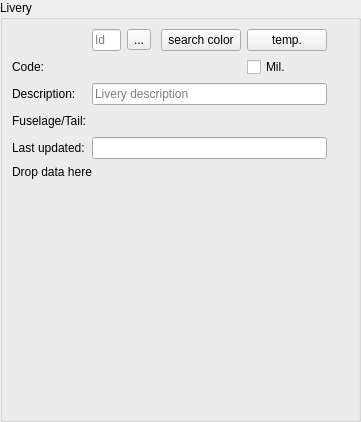
<?xml version="1.0" encoding="UTF-8"?>
<ui version="4.0">
 <class>CLiveryForm</class>
 <widget class="QFrame" name="CLiveryForm">
  <property name="geometry">
   <rect>
    <x>0</x>
    <y>0</y>
    <width>361</width>
    <height>422</height>
   </rect>
  </property>
  <property name="windowTitle">
   <string>Livery editor</string>
  </property>
  <layout class="QVBoxLayout" name="vl_LiveryForm">
   <property name="spacing">
    <number>4</number>
   </property>
   <property name="leftMargin">
    <number>0</number>
   </property>
   <property name="topMargin">
    <number>0</number>
   </property>
   <property name="rightMargin">
    <number>0</number>
   </property>
   <property name="bottomMargin">
    <number>0</number>
   </property>
   <item>
    <widget class="QGroupBox" name="gb_Livery">
     <property name="title">
      <string>Livery</string>
     </property>
     <layout class="QGridLayout" name="gl_Livery" columnstretch="0,1,1,1,0,0">
      <item row="4" column="0">
       <widget class="QLabel" name="lbl_Timestamp">
        <property name="text">
         <string>Last updated:</string>
        </property>
        <property name="buddy">
         <cstring>le_Updated</cstring>
        </property>
       </widget>
      </item>
      <item row="3" column="0">
       <widget class="QLabel" name="lbl_FuselageColor">
        <property name="text">
         <string>Fuselage/Tail:</string>
        </property>
       </widget>
      </item>
      <item row="2" column="0">
       <widget class="QLabel" name="lbl_Description">
        <property name="text">
         <string>Description:</string>
        </property>
        <property name="buddy">
         <cstring>le_Description</cstring>
        </property>
       </widget>
      </item>
      <item row="1" column="0">
       <widget class="QLabel" name="lbl_Code">
        <property name="text">
         <string>Code:</string>
        </property>
       </widget>
      </item>
      <item row="0" column="1">
       <widget class="QLineEdit" name="le_Id">
        <property name="maximumSize">
         <size>
          <width>75</width>
          <height>16777215</height>
         </size>
        </property>
        <property name="placeholderText">
         <string>Id</string>
        </property>
       </widget>
      </item>
      <item row="0" column="4">
       <widget class="QPushButton" name="pb_TempLivery">
        <property name="toolTip">
         <string>&lt;html&gt;&lt;head/&gt;&lt;body&gt;&lt;p&gt;set a 'no color' livery, allowing to create a&lt;br/&gt;temp. DB entry which will later be specified.&lt;/p&gt;&lt;/body&gt;&lt;/html&gt;</string>
        </property>
        <property name="text">
         <string>temp.</string>
        </property>
       </widget>
      </item>
      <item row="2" column="1" colspan="4">
       <widget class="QLineEdit" name="le_Description">
        <property name="placeholderText">
         <string>Livery description</string>
        </property>
       </widget>
      </item>
      <item row="5" column="0" colspan="5">
       <widget class="swift::gui::CDropSite" name="drop_DropData">
        <property name="text">
         <string>Drop data here</string>
        </property>
       </widget>
      </item>
      <item row="1" column="4">
       <widget class="QCheckBox" name="cb_Military">
        <property name="toolTip">
         <string>Military livery</string>
        </property>
        <property name="text">
         <string>Mil.</string>
        </property>
       </widget>
      </item>
      <item row="4" column="1" colspan="4">
       <widget class="QLineEdit" name="le_Updated">
        <property name="readOnly">
         <bool>true</bool>
        </property>
       </widget>
      </item>
      <item row="0" column="3" alignment="Qt::AlignRight">
       <widget class="QPushButton" name="pb_SearchColor">
        <property name="toolTip">
         <string>find a color livery</string>
        </property>
        <property name="text">
         <string>search color</string>
        </property>
       </widget>
      </item>
      <item row="6" column="0" colspan="5">
       <widget class="swift::gui::editors::CAirlineIcaoForm" name="editor_AirlineIcao">
        <property name="minimumSize">
         <size>
          <width>0</width>
          <height>225</height>
         </size>
        </property>
        <property name="focusPolicy">
         <enum>Qt::StrongFocus</enum>
        </property>
       </widget>
      </item>
      <item row="0" column="0">
       <widget class="swift::gui::CLabelAndIcon" name="lai_Id"/>
      </item>
      <item row="0" column="5" rowspan="7">
       <widget class="swift::gui::editors::CValidationIndicator" name="val_Indicator">
        <property name="minimumSize">
         <size>
          <width>16</width>
          <height>0</height>
         </size>
        </property>
        <property name="maximumSize">
         <size>
          <width>16</width>
          <height>16777215</height>
         </size>
        </property>
       </widget>
      </item>
      <item row="3" column="1" colspan="4">
       <widget class="QWidget" name="wi_Colors" native="true">
        <layout class="QHBoxLayout" name="hl_Colors">
         <property name="spacing">
          <number>4</number>
         </property>
         <property name="leftMargin">
          <number>0</number>
         </property>
         <property name="topMargin">
          <number>0</number>
         </property>
         <property name="rightMargin">
          <number>0</number>
         </property>
         <property name="bottomMargin">
          <number>0</number>
         </property>
         <item alignment="Qt::AlignLeft">
          <widget class="swift::gui::components::CColorSelector" name="color_Fuselage">
           <property name="minimumSize">
            <size>
             <width>75</width>
             <height>0</height>
            </size>
           </property>
           <property name="focusPolicy">
            <enum>Qt::StrongFocus</enum>
           </property>
          </widget>
         </item>
         <item alignment="Qt::AlignLeft">
          <widget class="swift::gui::components::CColorSelector" name="color_Tail">
           <property name="minimumSize">
            <size>
             <width>75</width>
             <height>0</height>
            </size>
           </property>
           <property name="focusPolicy">
            <enum>Qt::StrongFocus</enum>
           </property>
          </widget>
         </item>
         <item>
          <spacer name="hs_Colors">
           <property name="orientation">
            <enum>Qt::Horizontal</enum>
           </property>
           <property name="sizeHint" stdset="0">
            <size>
             <width>40</width>
             <height>20</height>
            </size>
           </property>
          </spacer>
         </item>
        </layout>
       </widget>
      </item>
      <item row="1" column="1" colspan="3">
       <widget class="swift::gui::components::CDbLiverySelectorComponent" name="comp_LiverySelector">
        <property name="focusPolicy">
         <enum>Qt::StrongFocus</enum>
        </property>
       </widget>
      </item>
      <item row="0" column="2" alignment="Qt::AlignLeft">
       <widget class="QToolButton" name="tb_Paste">
        <property name="text">
         <string>...</string>
        </property>
        <property name="icon">
         <iconset resource="../../misc/misc.qrc">
          <normaloff>:/diagona/icons/diagona/icons/clipboard-paste.png</normaloff>:/diagona/icons/diagona/icons/clipboard-paste.png</iconset>
        </property>
       </widget>
      </item>
     </layout>
    </widget>
   </item>
  </layout>
 </widget>
 <customwidgets>
  <customwidget>
   <class>swift::gui::components::CColorSelector</class>
   <extends>QFrame</extends>
   <header>gui/components/colorselector.h</header>
   <container>1</container>
  </customwidget>
  <customwidget>
   <class>swift::gui::CLabelAndIcon</class>
   <extends>QFrame</extends>
   <header>gui/labelandicon.h</header>
   <container>1</container>
  </customwidget>
  <customwidget>
   <class>swift::gui::editors::CValidationIndicator</class>
   <extends>QFrame</extends>
   <header>gui/editors/validationindicator.h</header>
   <container>1</container>
  </customwidget>
  <customwidget>
   <class>swift::gui::CDropSite</class>
   <extends>QLabel</extends>
   <header>gui/dropsite.h</header>
  </customwidget>
  <customwidget>
   <class>swift::gui::editors::CAirlineIcaoForm</class>
   <extends>QFrame</extends>
   <header>gui/editors/airlineicaoform.h</header>
   <container>1</container>
  </customwidget>
  <customwidget>
   <class>swift::gui::components::CDbLiverySelectorComponent</class>
   <extends>QFrame</extends>
   <header>gui/components/dbliveryselectorcomponent.h</header>
   <container>1</container>
  </customwidget>
 </customwidgets>
 <tabstops>
  <tabstop>le_Id</tabstop>
  <tabstop>pb_SearchColor</tabstop>
  <tabstop>pb_TempLivery</tabstop>
  <tabstop>comp_LiverySelector</tabstop>
  <tabstop>cb_Military</tabstop>
  <tabstop>le_Description</tabstop>
  <tabstop>color_Fuselage</tabstop>
  <tabstop>color_Tail</tabstop>
  <tabstop>le_Updated</tabstop>
 </tabstops>
 <resources>
  <include location="../../misc/misc.qrc"/>
 </resources>
 <connections/>
</ui>
